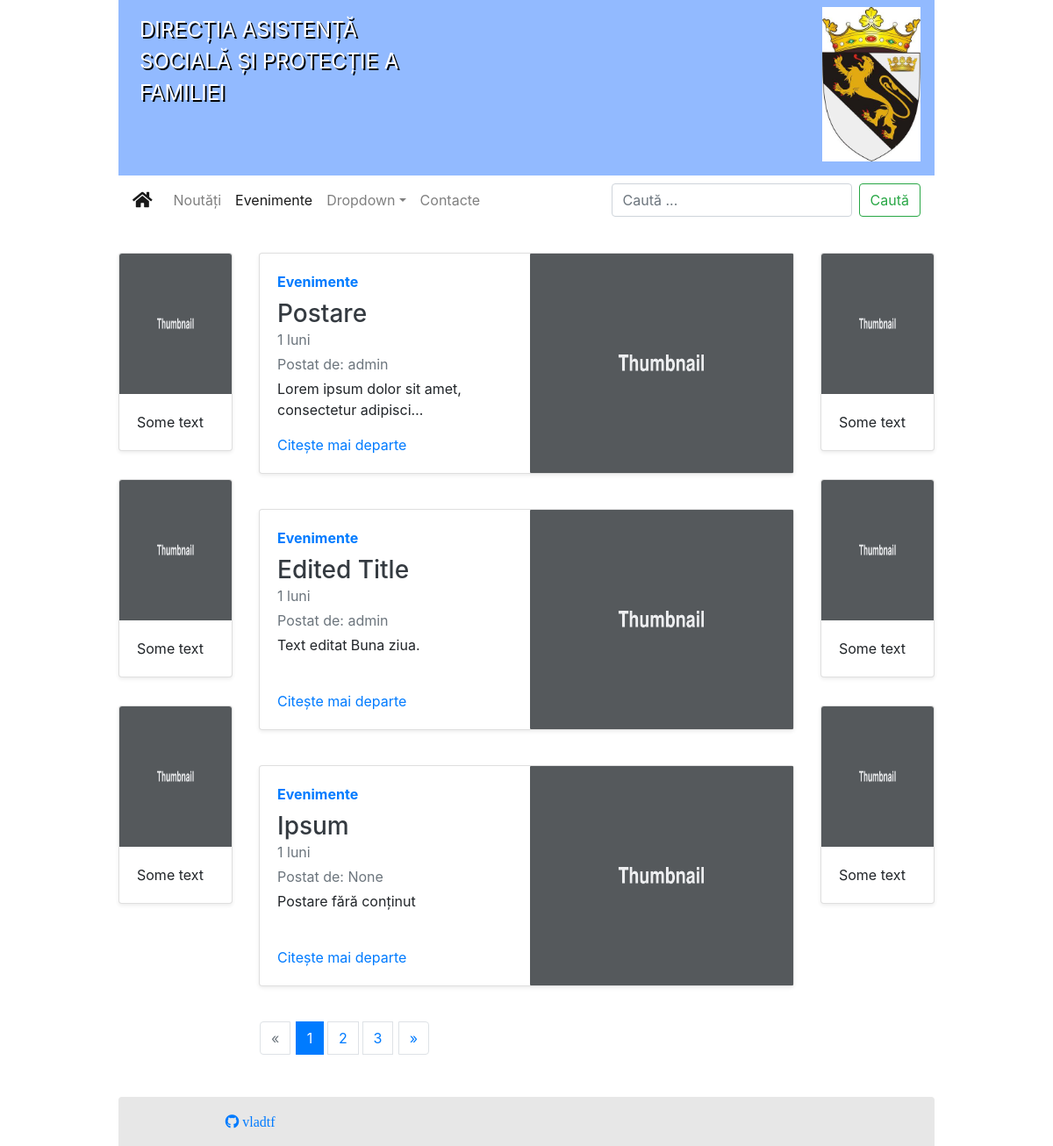
Before: /evenimente/ with the older database file.
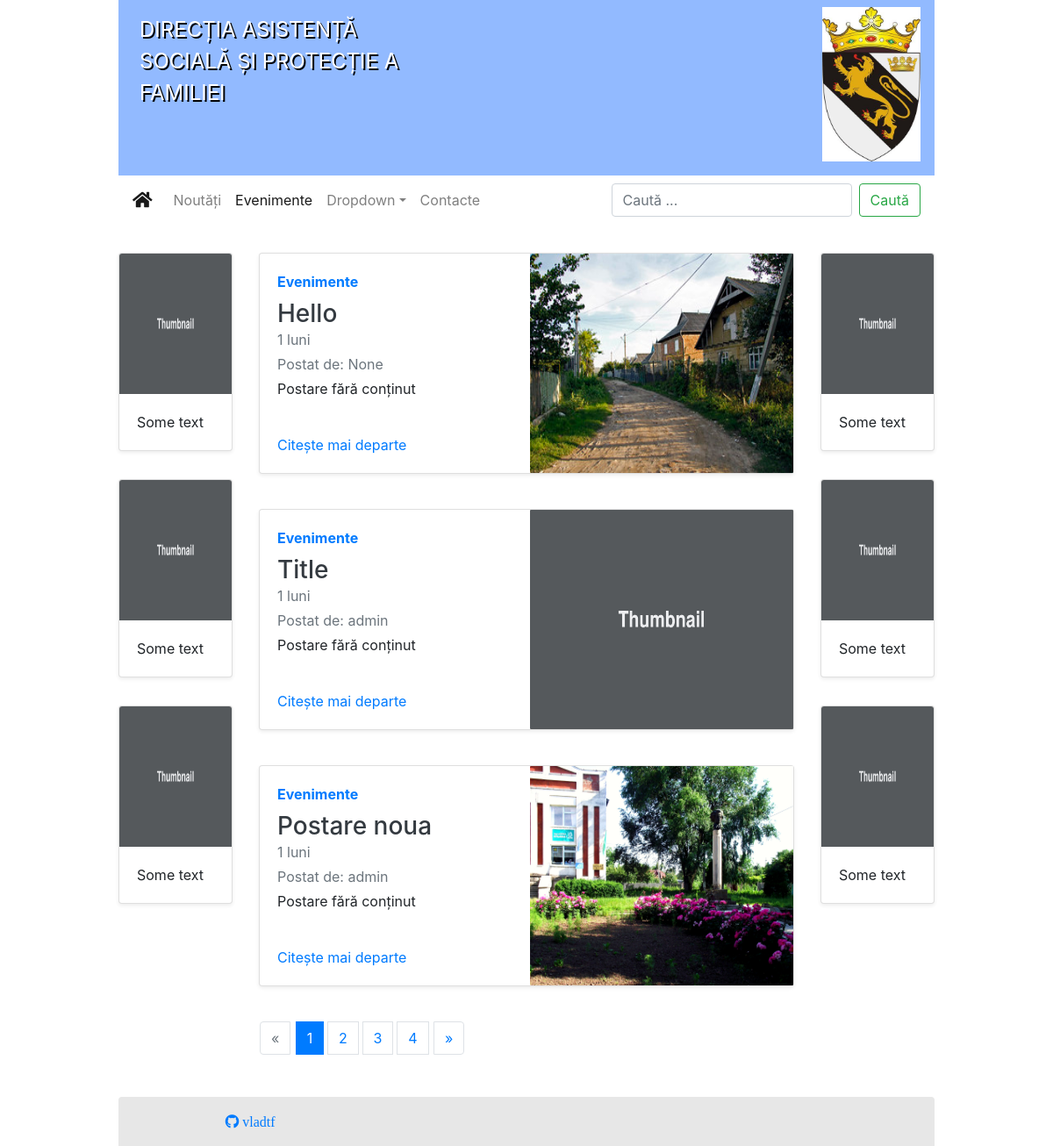
After: the same page with the newer database file.
### daspf_app/models.py (models this page shows, shortened)
class Post(models.Model):
    created_by = models.ForeignKey(User, null=True, on_delete=models.SET_NULL)
    category = models.ForeignKey(Category, null=True, on_delete=models.SET_NULL)
    title = models.CharField(max_length=200, null=False)
    body = models.TextField(null=True, default='Postare fără conținut')
    created_at = models.DateTimeField(auto_now_add=True)
    visible = models.BooleanField(default=True)
    views = models.IntegerField(default=0)
    image = models.ImageField(null=True, blank=True, default='placeholder.jpg')
    @property
    def get_date(self):
        time = datetime.now()
        if self.created_at.day == time.day:
            return str(time.hour - self.created_at.hour) + " ore"
        else:
            if self.created_at.month == time.month:
                return str(time.day - self.created_at.day) + " zile"
            else:
                if self.created_at.year == time.year:
                    return str(time.month - self.created_at.month) + " luni"
        return self.created_at
    @property
    def imageURL(self):
        try:
            url = self.image.url
        except:
            url = '/images/placeholder.png'
        return url

class Category(models.Model):
    name = models.CharField(max_length=200, null=False)
    def __str__(self):
        return self.name

### daspf_app/views.py (the view)
# urls.py: path('evenimente/', views.events, name='events'),
def events(request):
    post_list = Post.objects.all().filter(category=Category.objects.get(name='Evenimente'), visible=True).order_by(
        '-created_at')
    posts = paginate(request, post_list)
    context = {'posts': posts}
    return render(request, 'views/events.html', context=context)

### daspf_app/views.py (called while the page is built)
def paginate(request, post_list, post_per_page=3):
    page = request.GET.get('page', 1)
    paginator = Paginator(post_list, post_per_page)
    try:
        posts = paginator.page(page)
    except PageNotAnInteger:
        posts = paginator.page(1)
    except EmptyPage:
        posts = paginator.page(paginator.num_pages)
    return posts

### daspf_app/templates/views/events.html (shortened to what this page needs)
{% extends 'layouts/main.html' %}
{% load static %}
{% block content %}
    <div class="row py-3">
        {% for post in posts %}
            <div class="col-lg-12 py-2" onclick="location.href='{% url 'post' post_id=post.id %}';"
                 style="cursor: pointer;">
                <div class="card flex-md-row mb-4 shadow-sm h-md-250">
                    <div class="card-body d-flex flex-column align-items-start">
                        <strong class="d-inline-block mb-2 text-primary">{{ post.category }}</strong>
                        <h3 class="mb-0">
                            <a class="text-dark" href="#">{{ post.title }}</a>
                        </h3>
                        <div class="mb-1 text-muted">{{ post.get_date }}</div>
                        <div class="mb-1 text-muted">Postat de: {{ post.created_by }}</div>
                        <p class="card-text mb-auto">{{ post.body | striptags | truncatechars:50 }}</p>
                        <a href="#">Citește mai departe</a>
                    </div>
                    <img class="card-img-right flex-auto d-none d-md-block"
                         style="width: 300px; height: 250px; border-radius: 1px"
                         src="{{ post.imageURL }}">
                </div>
            </div>
        {% endfor %}
        {% if posts.has_other_pages %}
            <ul class="pagination py-2 col-lg-12 px-3">
                {% if posts.has_previous %}
                    <li class="page-item pr-1"><a class="page-link" href="?page={{ posts.previous_page_number }}">&laquo;</a>
                    </li>
                {% else %}
                    <li class="disabled page-item pr-1"><span class="page-link">&laquo;</span></li>
                {% endif %}
                {% for i in posts.paginator.page_range %}
                    {% if posts.number == i %}
                        <li class="page-item active" style="padding: 0 0.15rem;"><span class="page-link">{{ i }} </span></li>
                    {% else %}
                        <li class="page-item" style="padding: 0 0.15rem"><a class="page-link"
                                                                            href="?page={{ i }}">{{ i }}</a></li>
                    {% endif %}
                {% endfor %}
                {% if posts.has_next %}
                    <li class="page-item pl-1"><a class="page-link"
                                                  href="?page={{ posts.next_page_number }}">&raquo;</a></li>
                {% else %}
                    <li class="disabled page-item pl-1"><span class="page-link">&raquo;</span></li>
                {% endif %}
            </ul>
        {% endif %}
    </div>
{% endblock content %}

Changed rows visible on the page:
no longer on this page (row edited): Post: category "Evenimente", title "Postare", get_date "1 luni", created_by "admin", body "Lorem ipsum dolor sit amet, consectetur adipisci…", imageURL (placeholder picture)
no longer on this page (row unchanged): Post: category "Evenimente", title "Edited Title", get_date "1 luni", created_by "admin", body "Text editat Buna ziua.", imageURL (placeholder picture)
no longer on this page (row unchanged): Post: category "Evenimente", title "Ipsum", get_date "1 luni", created_by "None", body "Postare fără conținut", imageURL (placeholder picture)
added Post: category "Evenimente", title "Hello", get_date "1 luni", created_by "None", body "Postare fără conținut", imageURL (picture)
added Post: category "Evenimente", title "Title", get_date "1 luni", created_by "admin", body "Postare fără conținut", imageURL (placeholder picture)
added Post: category "Evenimente", title "Postare noua", get_date "1 luni", created_by "admin", body "Postare fără conținut", imageURL (picture)
Other visible differences:
new list line: "4"
